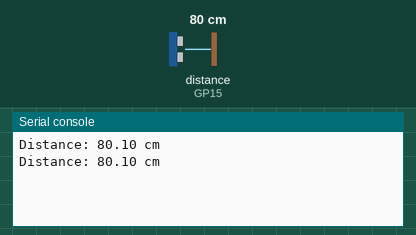
Bench run of a program on a simulated Raspberry Pi Pico running MicroPython. Parts: the last lines printed to the serial console. The inputs (shaded band) are chosen by the test bench; at power-on: distance to the obstacle (sensor on GP15) 80 cm. The echo pulse lasts 58.3 µs per cm.

Above: at 1.2 s.
1.3 s: distance to the obstacle (sensor on GP15) set to 2 cm
At 2.6 s:
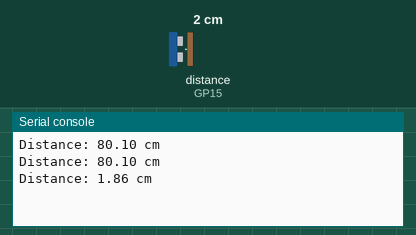
2.8 s: distance to the obstacle (sensor on GP15) set to 4 cm
At 3.8 s:
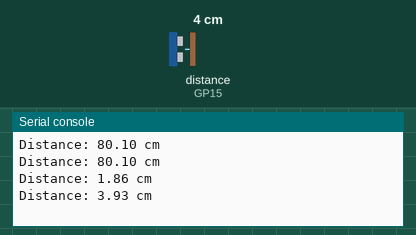
Timing chart, 0 to 5.8 s (numbered marks = the images above; inputs shaded):
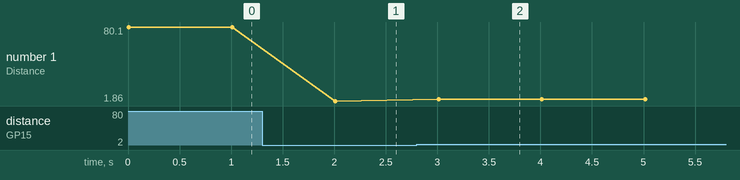

The program:

Ex-10-ultrasonic_.py
```python
import machine as gpio
import utime as TM

# Define the GPIO pins for the ultrasonic sensor
trigger_pin = gpio.Pin(14, gpio.Pin.OUT)
echo_pin = gpio.Pin(15, gpio.Pin.IN)

# Define a unique variable name to store the distance
distance_cm = 0

# Function to measure the distance using the ultrasonic sensor
def measure_distance():
    # Send a 10us trigger pulse to start the measurement
    trigger_pin.value(1)
    TM.sleep_us(10)
    trigger_pin.value(0)

    # Wait for the echo pin to go high
    while echo_pin.value() == 0:
        pass

    start_time = TM.ticks_us()

    # Wait for the echo pin to go low
    while echo_pin.value() == 1:
        pass

    end_time = TM.ticks_us()

    # Calculate the duration of the pulse and convert it to distance (cm)
    pulse_duration = TM.ticks_diff(end_time, start_time)
    distance_cm = (pulse_duration / 2) / 29.1  # Speed of sound in air at 20°C is approximately 343 m/s

    return distance_cm

# Main loop
while True:
    distance_cm = measure_distance()
    print("Distance: {:.2f} cm".format(distance_cm))
    TM.sleep(1)  # Add a delay between measurements
```

Measured:
- after the input at 1.3 s, the serial console: prints a new line after 0.71 s (image 1)
- after the input at 2.8 s, the serial console: prints a new line after 0.21 s (image 2)
- plotted number 1: 80.1 → 1.86 after the input at 1.3 s, 1.86 → 3.93 after the input at 2.8 s
